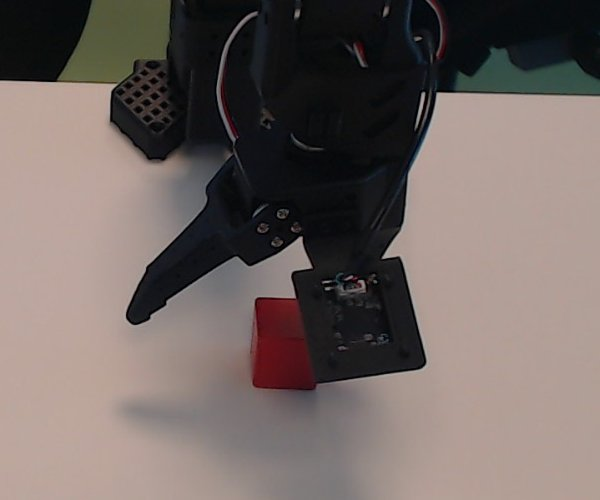
#> input picture LLM-control/calib/c920-real-grasp-01/images/11_red_descended_between_jaws.jpg, 600 x 500 px; its folder holds only this picture in this run
$ python -i inspect.py   (imports and definitions only)
#> lines starting #> are read from the running program, lines starting #| are printed output that depends on the picture; after the words box and inside, x2 and y2 are one past the last pixel; in counts of white or black regions, pixels touching at a corner belong together
#> further down, picture is the input picture: shape (500, 600, 3); mean B, G, R 99.3, 102.9, 114.2
"""Stage 1 measurements on already-saved frames.

The viewpoint question is not answered by looking at a picture and liking
it.  What matters is measurable in the picture itself: how many pixels a
25 mm object covers at each part of the workspace, how much the view is
foreshortened, whether the board still detects near the edges, and how much
border is left for a lifted object.  Everything here works on the saved
raw samples, so a candidate viewpoint can be re-examined later.

No intrinsics are needed and none are assumed: these are image-space
numbers plus ratios, never a claim about metric camera pose.
"""
from pathlib import Path
import json

import cv2
import numpy as np

from . import boards as boards_module
from .capture import exposure_report, sharpness


# [86 lines left out: functions _square_edges, analyse_frame, analyse_session, not called in this run]


#: Hue ranges (OpenCV H is 0-179) for the coloured cubes the workspace uses.
_HUE = {'red': ((0, 10), (170, 180)), 'green': ((35, 85),), 'blue': ((90, 130),),
        'yellow': ((20, 35),), 'purple': ((130, 160),)}


def coloured_blobs(image, colour='red', min_area=200):
    """Pixel size of the coloured objects in a frame.

    Stage 1 asks a concrete question: does a 25 mm cube cover enough pixels
    at the far end of the workspace to be found and measured?  This answers
    it in the image, with no calibration involved, so it is a pixel count
    and never a position claim.
    """
#> called with colour = 'red', min_area = 200
    hsv = cv2.cvtColor(image, cv2.COLOR_BGR2HSV)
#> hsv: shape (500, 600, 3); mean H, S, V 48.9, 47.6, 115.9
    mask = np.zeros(hsv.shape[:2], np.uint8)
    for low, high in _HUE[colour]:
        mask |= cv2.inRange(hsv, (low, 90, 60), (high, 255, 255))
#> this loop made 2 passes
#> pass 1, in coloured_blobs, `mask |= cv2.inRange(hsv, (low, 90, 60), (high, 255, 255))`:
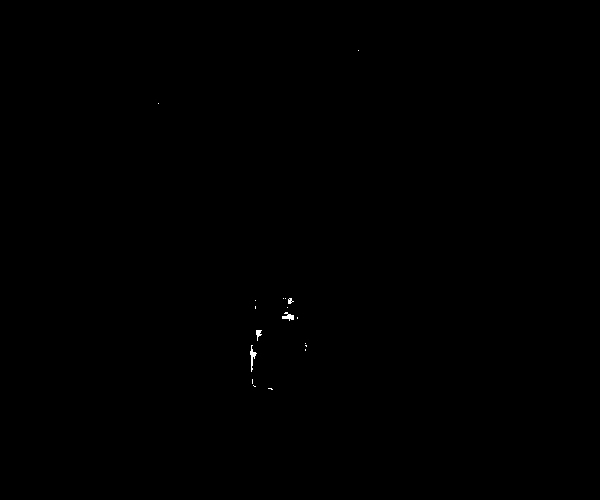
#> mask: shape (500, 600); 0.07% white; 18 white regions (14 under 20 px), largest, box (x1, y1, x2, y2) and area: (250, 345, 257, 372) 68, (282, 312, 294, 321) 58, (256, 330, 262, 341) 36, (288, 298, 294, 304) 22
#> pass 2, in coloured_blobs, `mask |= cv2.inRange(hsv, (low, 90, 60), (high, 255, 255))`:
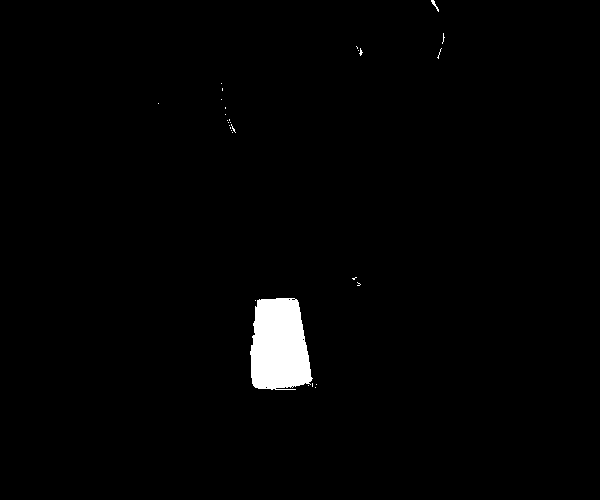
#> mask: shape (500, 600); 1.6% white; 29 white regions (27 under 20 px), largest, box (x1, y1, x2, y2) and area: (250, 298, 313, 390) 4692, (431, 0, 439, 12) 29
    mask = cv2.morphologyEx(mask, cv2.MORPH_OPEN, np.ones((3, 3), np.uint8))
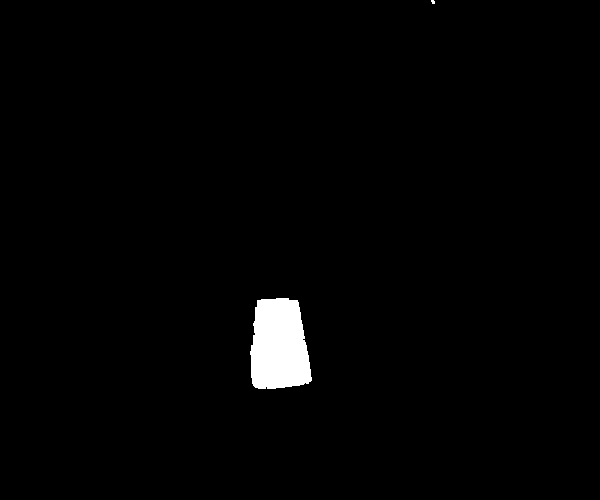
#> mask: shape (500, 600); 1.6% white; 2 white regions (1 under 20 px), largest, box (x1, y1, x2, y2) and area: (250, 298, 312, 389) 4644
    count, labels, stats, centroids = cv2.connectedComponentsWithStats(mask, 8)
#> labels: shape (500, 600) int32; 3 distinct labels, from 0 to 2
#> count = 3; stats = [[0, 0, 600, 500, 295343], [431, 0, 4, 4, 13], [250, 298, 62, 91, 4644]]; centroids = [[299.8, 248], [432.6, 1.46], [278.6, 345.4]]
    blobs = []
    for index in range(1, count):
        x, y, width, height, area = stats[index]
        if area < min_area:
            continue
        blobs.append({'colour': colour, 'bbox': [int(x), int(y), int(width), int(height)],
                      'area_px': int(area),
                      'centroid': [round(float(centroids[index][0]), 1),
                                   round(float(centroids[index][1]), 1)],
                      'box_px': [int(width), int(height)]})
#> this loop made 2 passes
#> after the loop, blobs = 1 item
    blobs.sort(key=lambda blob: -blob['area_px'])
    return blobs


# [13 lines left out: function annotate, not called in this run]

>>> import cv2
>>> picture = cv2.imread('../calib/c920-real-grasp-01/images/11_red_descended_between_jaws.jpg')
>>> result = coloured_blobs(picture)
#> result = 1 item

$ run again, on LLM-control/calib/c920-real-grasp-01/images/14_wrist_closed.jpg
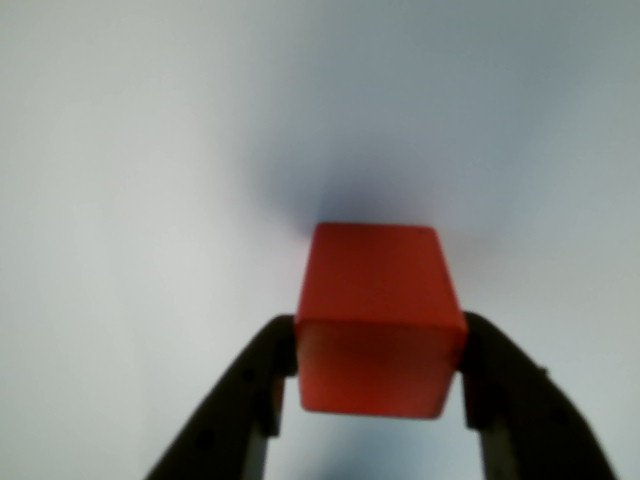
#> input picture LLM-control/calib/c920-real-grasp-01/images/14_wrist_closed.jpg, 640 x 480 px
#> picture is the input picture: shape (480, 640, 3); mean B, G, R 136.4, 139.3, 139.7
#> hsv: shape (480, 640, 3); mean H, S, V 65.7, 53.4, 147.4
#> the loop in coloured_blobs, `for low, high in _HUE[colour]:` made 2 passes
#> pass 1, in coloured_blobs, `mask |= cv2.inRange(hsv, (low, 90, 60), (high, 255, 255))`:
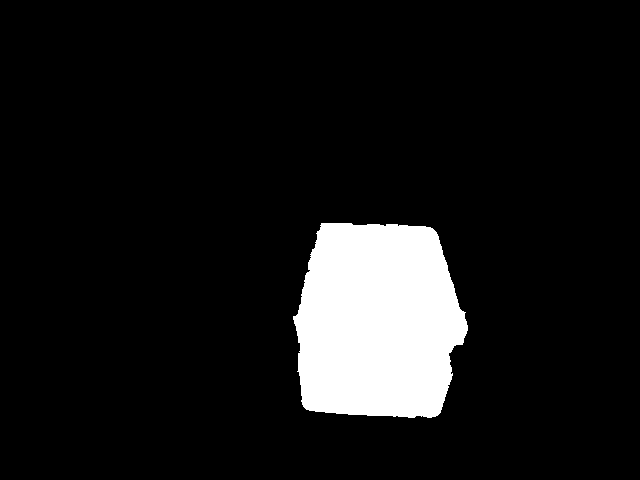
#> mask: shape (480, 640); 9.2% white; 1 white region, box (x1, y1, x2, y2) and area: (293, 223, 468, 418) 28176
#> pass 2, in coloured_blobs, `mask |= cv2.inRange(hsv, (low, 90, 60), (high, 255, 255))`:
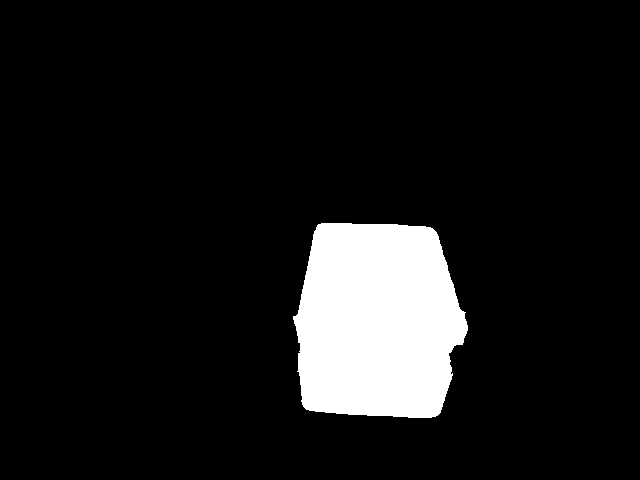
#> mask: shape (480, 640); 9.2% white; 1 white region, box (x1, y1, x2, y2) and area: (293, 223, 468, 418) 28342
#> labels: shape (480, 640) int32; values 0 (black) and 1 (white), 9.2% white; 1 white region, box (x1, y1, x2, y2) and area: (293, 223, 468, 418) 28332
#> count = 2; stats = [[0, 0, 640, 480, 278868], [293, 223, 175, 195, 28332]]; centroids = [[313.7, 231.2], [376.9, 321.4]]
#> the loop in coloured_blobs, `for index in range(1, count):` made 1 pass
#> after the loop in coloured_blobs, `for index in range(1, count):`: blobs = 1 item
